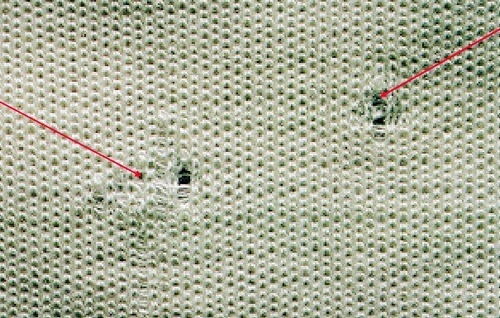
#> input picture holes.jpg, 500 x 318 px
$ python contour.py   (older library calls are emulated)
#> lines starting #> are read from the running program, lines starting #| are printed output that depends on the picture; after the words box and inside, x2 and y2 are one past the last pixel; in counts of white or black regions, pixels touching at a corner belong together
import cv2
import numpy as np
original = cv2.imread('holes.jpg')
#> original is the input picture: shape (318, 500, 3); mean B, G, R 154.7, 175.6, 172.8
img = cv2.resize(original,(300,300))
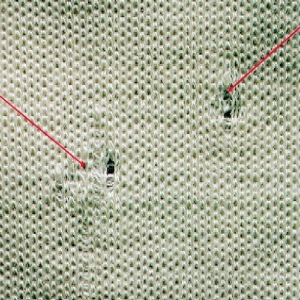
#> img: shape (300, 300, 3); mean B, G, R 154.5, 175.4, 172.6
cv2.imshow('Original',img)
gris = cv2.cvtColor(img, cv2.COLOR_BGR2GRAY)
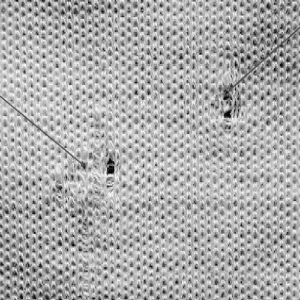
#> gris: shape (300, 300); min 1, max 254, mean 172.2

#Filtrado de la Imagen
blurimg = cv2.GaussianBlur(gris,(5,5),0)
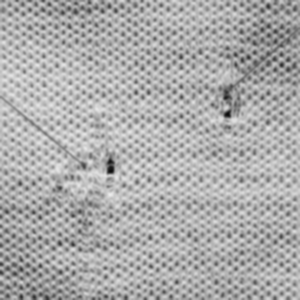
#> blurimg: shape (300, 300); min 10, max 236, mean 172.2
cv2.imshow('Suavizado',blurimg)

#Deteccion de Bordes
contour = cv2.Canny(blurimg,400,475) #Hasta tener una toma estandariza los niveles (400,475) se adaptaran para cada imagen
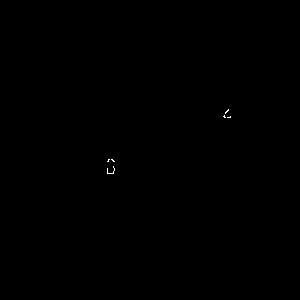
#> contour: shape (300, 300); 0.05% white in thin lines or dots, all inside (x1, y1, x2, y2) = (107, 109, 231, 174)


cv2.imshow('Contornos',contour)

#Cuenta la cantidad de contornos encontrados
(_, defectos ,_) = cv2.findContours(contour.copy(), cv2.RETR_EXTERNAL, cv2.CHAIN_APPROX_SIMPLE)
#> defectos = 6 contours, all with area under 20
print("Se encontraron {} defectos".format(len(defectos)))
#| Se encontraron 6 defectos

#Dibuja los defectos encontrados en la imagen original
cv2.drawContours(img,defectos,-1,(0,255,0),2)
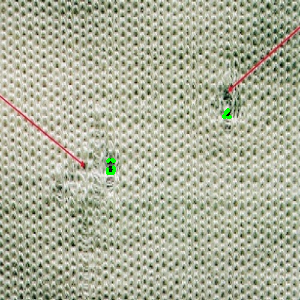
#> img: shape (300, 300, 3); 0.18% of pixels changed, all inside (x1, y1, x2, y2) = (106, 108, 232, 175)
cv2.imshow("Defectos",img)

#k = cv2.waitKey(0)
cv2.waitKey(0)
# [8 lines of commented-out code are left out]

$ run again, with Tela5.jpg copied over holes.jpg
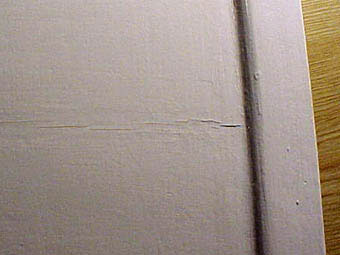
#> input picture Tela5.jpg, 340 x 255 px
#> original is the input picture: shape (255, 340, 3); mean B, G, R 137.8, 146.4, 160.2
#> `img = cv2.resize(original,(300,300))`:
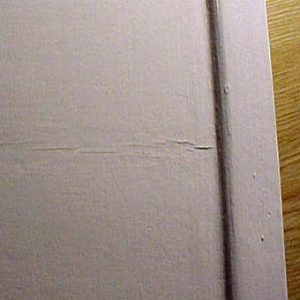
#> img: shape (300, 300, 3); mean B, G, R 137.6, 146.3, 160.1
#> `gris = cv2.cvtColor(img, cv2.COLOR_BGR2GRAY)`:
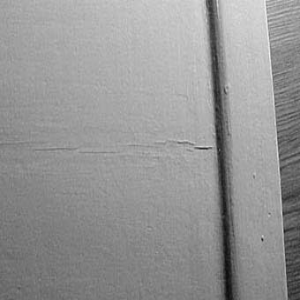
#> gris: shape (300, 300); min 10, max 245, mean 149.5
#> contour: shape (300, 300); every value is 0
#> defectos = []
#| Se encontraron 0 defectos
